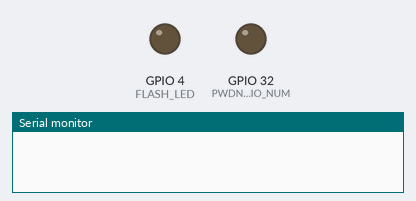
Recording of a sketch running on a simulated ESP32. Parts: output pins drawn as LEDs (lit = HIGH), the last lines printed to the serial monitor. WiFi joins after 1.5 s; servers stay silent unless stated; the camera gives no picture.

Above: at 0.0 s.
At 1.01 s:
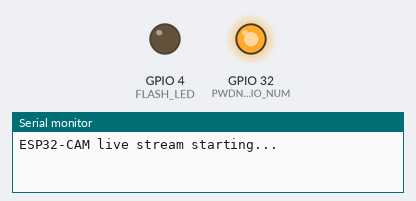
Timing chart, 0 to 2.6 s (numbered marks = the images above):
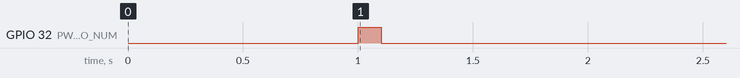

The sketch:

esp32cam_live.ino
```cpp
#include "esp_camera.h"
#include <WiFi.h>
#include "esp_wifi.h"
#include "esp_http_server.h"

// Note: ESP32 only supports 2.4GHz Wi-Fi channels
const char *ssid = "Snow-WiFi";
const char *password = "Heaven123";

// ---- Smoothness settings ----
// FRAMESIZE_QVGA (320x240) = smoothest, FRAMESIZE_CIF (400x296) = good balance,
// FRAMESIZE_VGA (640x480) = sharper but slower
#define STREAM_FRAMESIZE FRAMESIZE_VGA
#define JPEG_QUALITY 12  // 10 = best quality, 63 = lowest (smaller = faster)
#define XCLK_HZ 20000000 // try 10000000 if camera init fails

// AI Thinker ESP32-CAM pins
#define PWDN_GPIO_NUM 32
#define RESET_GPIO_NUM -1
#define XCLK_GPIO_NUM 0
#define SIOD_GPIO_NUM 26
#define SIOC_GPIO_NUM 27
#define Y9_GPIO_NUM 35
#define Y8_GPIO_NUM 34
#define Y7_GPIO_NUM 39
#define Y6_GPIO_NUM 36
#define Y5_GPIO_NUM 21
#define Y4_GPIO_NUM 19
#define Y3_GPIO_NUM 18
#define Y2_GPIO_NUM 5
#define VSYNC_GPIO_NUM 25
#define HREF_GPIO_NUM 23
#define PCLK_GPIO_NUM 22
#define FLASH_LED 4

httpd_handle_t pageServer = NULL;
httpd_handle_t streamServer = NULL;

static const char *BOUNDARY = "\r\n--frame\r\n";
static const char *PART_HDR = "Content-Type: image/jpeg\r\nContent-Length: %u\r\n\r\n";

bool initCamera() {
  camera_config_t config;
  config.ledc_channel = LEDC_CHANNEL_0;
  config.ledc_timer = LEDC_TIMER_0;
  config.pin_d0 = Y2_GPIO_NUM;
  config.pin_d1 = Y3_GPIO_NUM;
  config.pin_d2 = Y4_GPIO_NUM;
  config.pin_d3 = Y5_GPIO_NUM;
  config.pin_d4 = Y6_GPIO_NUM;
  config.pin_d5 = Y7_GPIO_NUM;
  config.pin_d6 = Y8_GPIO_NUM;
  config.pin_d7 = Y9_GPIO_NUM;
  config.pin_xclk = XCLK_GPIO_NUM;
  config.pin_pclk = PCLK_GPIO_NUM;
  config.pin_vsync = VSYNC_GPIO_NUM;
  config.pin_href = HREF_GPIO_NUM;
  config.pin_sccb_sda = SIOD_GPIO_NUM;
  config.pin_sccb_scl = SIOC_GPIO_NUM;
  config.pin_pwdn = PWDN_GPIO_NUM;
  config.pin_reset = RESET_GPIO_NUM;
  config.xclk_freq_hz = XCLK_HZ;
  config.pixel_format = PIXFORMAT_JPEG;
  config.frame_size = STREAM_FRAMESIZE;
  config.jpeg_quality = JPEG_QUALITY;
  config.grab_mode = CAMERA_GRAB_LATEST;  // always newest frame, no old buffered frames
  if (psramFound()) {
    config.fb_count = 2;                  // double buffering = smoother video
    config.fb_location = CAMERA_FB_IN_PSRAM;
  } else {
    config.fb_count = 1;
    config.fb_location = CAMERA_FB_IN_DRAM;
    config.frame_size = FRAMESIZE_QVGA;
  }

  pinMode(PWDN_GPIO_NUM, OUTPUT);
  digitalWrite(PWDN_GPIO_NUM, HIGH);
  delay(100);
  digitalWrite(PWDN_GPIO_NUM, LOW);
  delay(100);

  esp_err_t err = esp_camera_init(&config);
  if (err != ESP_OK) {
    Serial.printf("Camera init failed: 0x%x\n", err);
    return false;
  }
  return true;
}

static esp_err_t indexHandler(httpd_req_t *req) {
  String ip = WiFi.localIP().toString();
  String html =
    "<html><head><meta name='viewport' content='width=device-width,initial-scale=1'></head>"
    "<body style='margin:0;background:#000;text-align:center'>"
    "<img style='width:100%;max-width:960px' src='http://" + ip + ":81/stream'>"
    "</body></html>";
  httpd_resp_set_type(req, "text/html");
  return httpd_resp_send(req, html.c_str(), html.length());
}

static esp_err_t streamHandler(httpd_req_t *req) {
  httpd_resp_set_type(req, "multipart/x-mixed-replace;boundary=frame");
  httpd_resp_set_hdr(req, "Access-Control-Allow-Origin", "*");
  char part[64];

  while (true) {
    camera_fb_t *fb = esp_camera_fb_get();
    if (!fb) continue;

    esp_err_t res = httpd_resp_send_chunk(req, BOUNDARY, strlen(BOUNDARY));
    if (res == ESP_OK) {
      size_t n = snprintf(part, sizeof(part), PART_HDR, (unsigned)fb->len);
      res = httpd_resp_send_chunk(req, part, n);
    }
    if (res == ESP_OK) {
      res = httpd_resp_send_chunk(req, (const char *)fb->buf, fb->len);
    }
    esp_camera_fb_return(fb);
    if (res != ESP_OK) break;  // viewer closed the page
  }
  return ESP_OK;
}

void startServers() {
  httpd_config_t cfg = HTTPD_DEFAULT_CONFIG();
  cfg.server_port = 80;
  httpd_uri_t index_uri = {"/", HTTP_GET, indexHandler, NULL};
  if (httpd_start(&pageServer, &cfg) == ESP_OK) {
    httpd_register_uri_handler(pageServer, &index_uri);
  }

  cfg.server_port = 81;
  cfg.ctrl_port += 1;
  httpd_uri_t stream_uri = {"/stream", HTTP_GET, streamHandler, NULL};
  if (httpd_start(&streamServer, &cfg) == ESP_OK) {
    httpd_register_uri_handler(streamServer, &stream_uri);
  }
}

void connectWiFi() {
  WiFi.mode(WIFI_STA);
  WiFi.begin(ssid, password);
  WiFi.setSleep(false);
  esp_wifi_set_ps(WIFI_PS_NONE);            // no power-saving pauses
  WiFi.setTxPower(WIFI_POWER_19_5dBm);      // strongest signal
  Serial.print("WiFi connecting");
  while (WiFi.status() != WL_CONNECTED) {
    delay(500);
    Serial.print(".");
  }
  Serial.println("\nWiFi connected");
}

void setup() {
  Serial.begin(115200);
  delay(1000);
  Serial.println("\nESP32-CAM live stream starting...");

  pinMode(FLASH_LED, OUTPUT);
  digitalWrite(FLASH_LED, LOW);

  if (!initCamera()) {
    Serial.println("CAMERA NOT WORKING. Check ribbon cable and sensor module.");
    while (true) {  // blink the flash LED to show the failure
      digitalWrite(FLASH_LED, HIGH); delay(100);
      digitalWrite(FLASH_LED, LOW);  delay(900);
    }
  }

  sensor_t *s = esp_camera_sensor_get();
  Serial.printf("Sensor PID: 0x%x\n", s->id.PID);
  if (s->id.PID == OV3660_PID) {
    s->set_vflip(s, 1);
    s->set_brightness(s, 1);
    s->set_saturation(s, -2);
  }

  connectWiFi();
  startServers();

  Serial.print("Live camera: http://");
  Serial.println(WiFi.localIP());
  Serial.print("Direct stream: http://");
  Serial.print(WiFi.localIP());
  Serial.println(":81/stream");
}

void loop() {
  // reconnect automatically if the Wi-Fi drops
  if (WiFi.status() != WL_CONNECTED) {
    Serial.println("WiFi lost, reconnecting...");
    WiFi.disconnect();
    WiFi.begin(ssid, password);
    delay(5000);
  }
  delay(2000);
}
```
